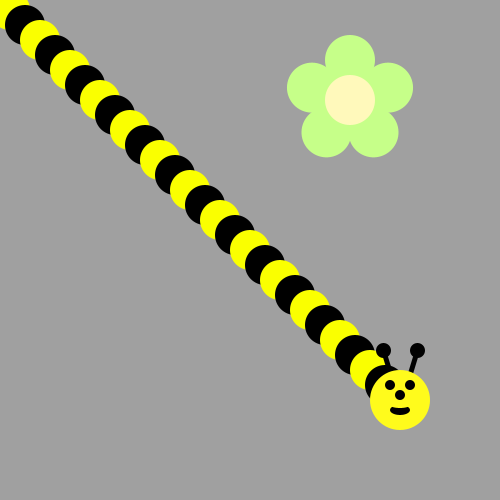
Frame 1 (no input)
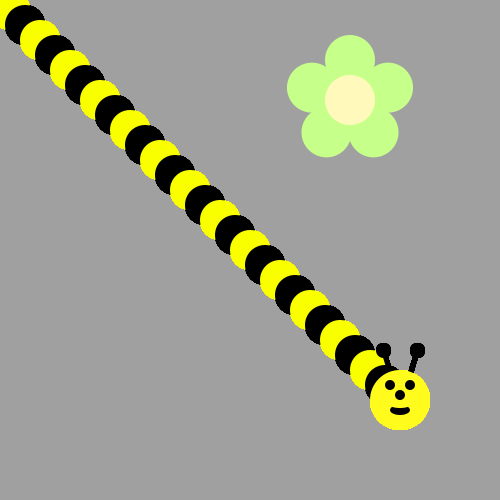
Frame 60 (the mouse pressed at the canvas centre just before this capture)
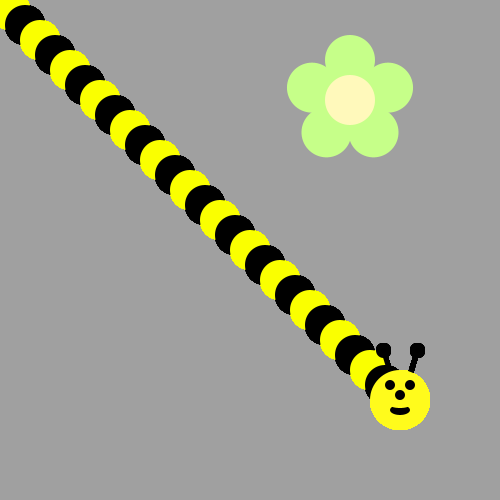
Frame 120 (the mouse held since frame 60 and released just before this capture)

The Processing sketch that drew these frames (run headless with seeded random() and noise(); from frame 60 on, the mouse is pressed at the canvas centre):

// Processing sketch: bumble_bee
// ── bumble_bee.pde
void draw() {
/*Use a loop to make a body for the Bee!
Then put his head on using drawBeeFace(x,y)
Use Modulo to make the colors alternate 
*/
  for (int i = 0; i < 26; i++)  {
      if (i % 2==0)  {
         fill(#FAFF00);
      }
      else if (i % 2==1)  {
         fill(#000000);
      }
      ellipse((i*15)+10,(i*15)+10,40,40);
  }
  drawBeeFace(400,400);
}

void drawFlower(int x, int y) {
     noStroke();
     translate(x, y);
     // draw 5 petals, rotating after each one
     fill(#c6ff89);      // green
      for (int i = 0; i < 5; i++) {
           ellipse(0, -40, 50, 50);
          rotate(radians(72));
     }
     fill(#fff9bb); // light yellow
     ellipse(0, 0, 50, 50);
} 
void drawBeeFace(int BeeFaceX, int BeeFaceY) {
     noStroke();
     fill(0, 0, 0);
     stroke(1);
     strokeWeight(5);
     line(BeeFaceX-10, BeeFaceY-27, BeeFaceX-17, BeeFaceY-50);
     line(BeeFaceX+10, BeeFaceY-27, BeeFaceX+17, BeeFaceY-50);
     ellipse(BeeFaceX-17, BeeFaceY-50, 10, 10);
     ellipse(BeeFaceX+17, BeeFaceY-50, 10, 10);
     noStroke();
     fill(255, 251, 28);
     ellipse(BeeFaceX, BeeFaceY, 60, 60); // face
     fill(255, 237, 209);
     fill(0,0,0);
      ellipse(BeeFaceX-10, BeeFaceY-15, 10, 10); // eyes
     ellipse(BeeFaceX+10, BeeFaceY-15, 10, 10);
      ellipse(BeeFaceX, BeeFaceY-5, 10, 10); // nose
      ellipse(BeeFaceX, BeeFaceY+10, 20, 10);// mouth
     fill(255, 251, 28);
     ellipse(BeeFaceX, BeeFaceY+5, 20, 6);
}

void setup() {
     ellipseMode(CENTER);
     size(500, 500);
     background(160, 160, 160);
      drawFlower(350, 100);
}
